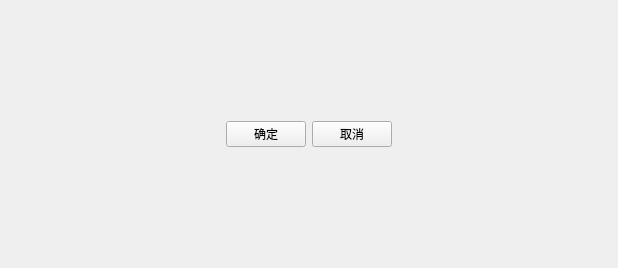
<?xml version="1.0" encoding="UTF-8"?>
<ui version="4.0">
 <class>QSttAssistIecCbSelWidget</class>
 <widget class="QWidget" name="QSttAssistIecCbSelWidget">
  <property name="geometry">
   <rect>
    <x>0</x>
    <y>0</y>
    <width>618</width>
    <height>268</height>
   </rect>
  </property>
  <property name="windowTitle">
   <string>请选择控制块</string>
  </property>
  <layout class="QVBoxLayout" name="verticalLayout">
   <item>
    <layout class="QVBoxLayout" name="m_vlayGrid">
     <item>
      <layout class="QHBoxLayout" name="m_hlayOptr">
       <item>
        <spacer name="horizontalSpacer">
         <property name="orientation">
          <enum>Qt::Horizontal</enum>
         </property>
         <property name="sizeHint" stdset="0">
          <size>
           <width>40</width>
           <height>20</height>
          </size>
         </property>
        </spacer>
       </item>
       <item>
        <widget class="QPushButton" name="m_btnOk">
         <property name="text">
          <string>确定</string>
         </property>
        </widget>
       </item>
       <item>
        <widget class="QPushButton" name="m_btnCancel">
         <property name="text">
          <string>取消</string>
         </property>
        </widget>
       </item>
       <item>
        <spacer name="horizontalSpacer_2">
         <property name="orientation">
          <enum>Qt::Horizontal</enum>
         </property>
         <property name="sizeHint" stdset="0">
          <size>
           <width>40</width>
           <height>20</height>
          </size>
         </property>
        </spacer>
       </item>
      </layout>
     </item>
    </layout>
   </item>
  </layout>
 </widget>
 <layoutdefault spacing="6" margin="11"/>
 <resources/>
 <connections/>
</ui>
